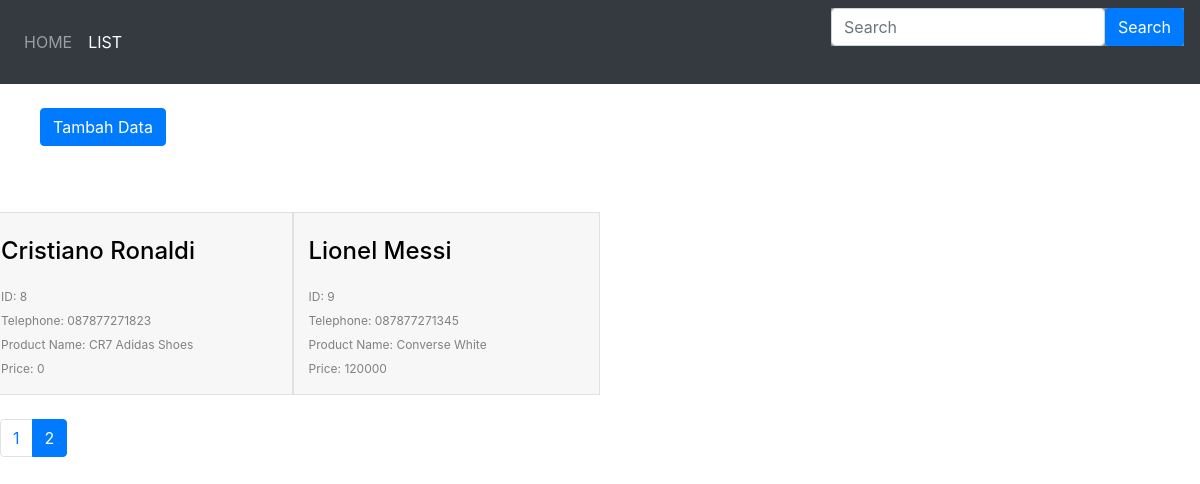
The app's page /read.php?halaman=2 with its own data.
### tables this page shows
CREATE TABLE `khalfani` (
  `id_pembeli` int(10) NOT NULL,
  `nama` varchar(30) NOT NULL,
  `alamat` varchar(50) NOT NULL,
  `HP` varchar(20) NOT NULL,
  `Tgl_Transaksi` date NOT NULL,
  `Jenis_Barang` varchar(25) NOT NULL,
  `Nama_Barang` varchar(50) NOT NULL,
  `Jumlah` int(20) NOT NULL,
  `Harga` int(25) NOT NULL
);

### read.php (the view, shortened to what this page needs)
<?php require "Config/database.php" ?>
<!DOCTYPE html>
<html>
<head>
	<link rel="stylesheet" href="https://cdn.jsdelivr.net/npm/bootstrap@4.4.1/dist/css/bootstrap.min.css">
	<link rel="stylesheet" href="Asset/Css/style.css">
</head>
<body>
<nav class="navbar navbar-expand-lg navbar-dark bg-dark">
		<div class="collapse navbar-collapse" id="navbarTogglerDemo01">
			<ul class="navbar-nav mr-auto mt-2 mt-lg-0">
				<li class="nav-item ">
					<a class="nav-link" href="index.php">HOME <span class="sr-only">(current)</span></a>
				</li>
				<li class="nav-item active">
					<a class="nav-link" href="read.php">LIST</a>
				</li>
			</ul>
			<header>
				<form method="get" class="form-inline my-2 my-lg-0">
					<div class="input-group">
						<div class="form-outline">
							<input type="search" name="search" id="form1" placeholder="Search" class="form-control" />
						</div>
						<input type="submit" class="btn btn-primary" value="Search">
					</div>
				</form>
			</header>
		</div>
	</nav>
	<br>
	<ul><a href="create.php" type="submit" class="btn btn-primary" > Tambah Data </a></ul>
	<div class="wrapper">
		<div class="row">
			<?php
				$batas = 5;
				$halaman = $_GET['halaman'] ?? null;
				if(empty($halaman)){
					$posisi = 0; $halaman = 1;
				}else{
					$posisi = ($halaman-1) * $batas;
				}
				if(isset($_GET['search'])){
					$search = $_GET['search'];
					$sql="SELECT * FROM khalfani WHERE nama or id_pembeli LIKE '%$search%' ORDER BY id_pembeli ASC LIMIT $posisi, $batas";
				}
				else{
					$sql="SELECT * FROM khalfani ORDER BY id_pembeli ASC LIMIT $posisi, $batas";
				}
				$hasil=mysqli_query($conn, $sql);
				while ($data = mysqli_fetch_array($hasil)) {
			?>
				<div class="col-md-3 produk">
					<a href="detail.php?id=<?= $data['id_pembeli'] ?>">
					<br>
						<h4><?= $data['nama'] ?></h4>
						<br>
						<p class="asal-produk">ID: <?=$data['id_pembeli']?></p>
						<p class="asal-produk">Telephone: <?=$data['HP']?></p>
						<p class="asal-produk">Product Name: <?=$data['Nama_Barang']?></p>
						<p class="asal-produk">Price: <?=$data['Harga']?></p>
					</a>
				</div>
			<?php } ?>
		</div>
		<?php
			if(isset($_GET['search'])){
				$search= $_GET['search'];
				$query2="SELECT * FROM khalfani WHERE nama OR id_pembeli LIKE '%$search%' ORDER BY id_pembeli DESC";
			}else{
				$query2="SELECT * FROM khalfani ORDER BY id_pembeli DESC";
			}
			$result2 = mysqli_query($conn, $query2);
			$jmldata = mysqli_num_rows($result2);
			$jmlhalaman = ceil($jmldata/$batas);
		?>
		<br>
		<ul class="pagination">
			<?php
				for($i=1;$i<=$jmlhalaman; $i++) {
					if ($i != $halaman) {
						if(isset($_GET['search'])){
							$search = $_GET['search'];
							echo "<li class='page-item'><a class='page-link' href='read.php?halaman=$i&search=$search'>
								  $i</a></li>";
						}else{
							echo "<li class='page-item'><a class='page-link' href='read.php?halaman=$i'>$i</a></li>";
						}
					} else {
						echo "<li class='page-item active'><a class='page-link' href='#'>$i</a></li>";
					}
				}
			?>
		</ul>
	</div>
</body>
</html>

### Asset/Css/style.css (style rules this page uses)
.wrapper { width: 1200px; padding:0 auto; margin: 0 auto; }
header { background-color: #778899; margin-bottom: 30px; }
body { background-color: #FFFFFF; }
header form { margin-top: 10px; }
.produk { background-color: #f7f7f7; border: 1px solid #e1e1e1; margin-top: 50px; }
.asal-produk { float: center; margin-top: -10px; color: grey; font-size: 12px; }
.produk h4 { color: black; }

### records on screen
khalfani: nama "Cristiano Ronaldi", id_pembeli "8", HP "087877271823", Nama_Barang "CR7 Adidas Shoes", Harga "0"
khalfani: nama "Lionel Messi", id_pembeli "9", HP "087877271345", Nama_Barang "Converse White", Harga "120000"
